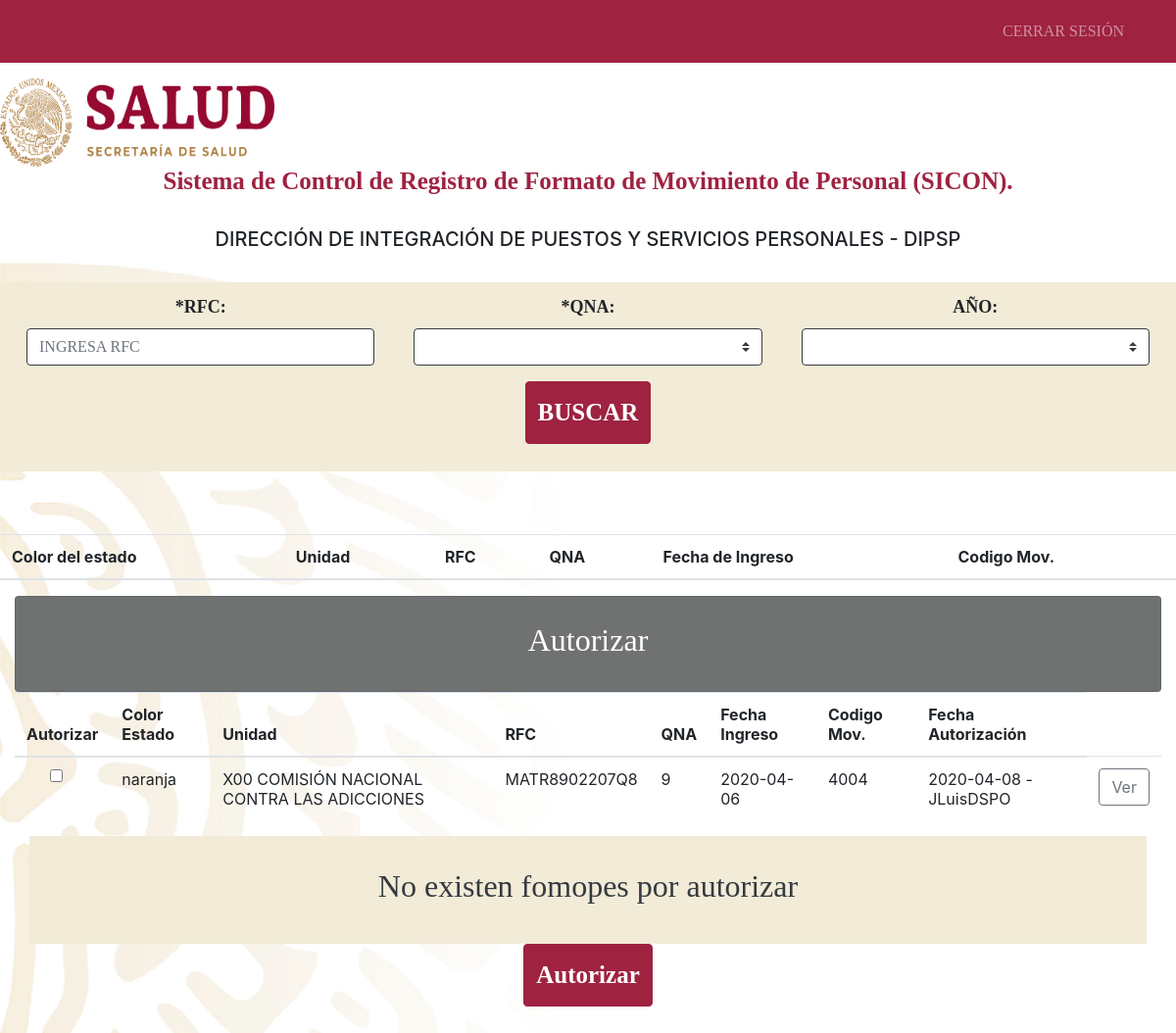
The page /roles/dario.php?usuario_rol=ADarioDGRHO on the database its author committed.
### tables this page shows
CREATE TABLE `fomope` (
  `id_movimiento` int(11) NOT NULL,
  `color_estado` varchar(13) NOT NULL,
  `usuario_name` varchar(20) NOT NULL,
  `unidad` varchar(160) NOT NULL,
  `rfc` varchar(13) NOT NULL,
  `curp` varchar(18) NOT NULL,
  `apellido_1` varchar(30) NOT NULL,
  `apellido_2` varchar(30) NOT NULL,
  `nombre` varchar(40) NOT NULL,
  `fechaIngreso` varchar(11) NOT NULL,
  `oficioEntrega` varchar(15) DEFAULT NULL,
  `tipoEntrega` varchar(12) DEFAULT NULL,
  `tipoDeAccion` varchar(12) NOT NULL,
  `justificacionRechazo` varchar(120) NOT NULL,
  `quincenaAplicada` varchar(2) NOT NULL,
  `anio` varchar(5) NOT NULL,
  `oficioUnidad` varchar(80) NOT NULL,
  `fechaOficio` varchar(11) DEFAULT NULL,
  `fechaRecibido` varchar(11) DEFAULT NULL,
  `codigo` varchar(9) NOT NULL,
  `n_puesto` varchar(5) NOT NULL,
  `clavePresupuestaria` varchar(36) NOT NULL,
  `codigoMovimiento` varchar(5) NOT NULL,
  `descripcionMovimiento` varchar(180) NOT NULL,
  `vigenciaDel` varchar(11) NOT NULL,
  `vigenciaAl` varchar(11) NOT NULL,
  `entidad` varchar(30) NOT NULL,
  `consecutivoMaestroPuestos` varchar(5) NOT NULL,
  `puestos` varchar(100) NOT NULL,
  `observaciones` varchar(150) DEFAULT NULL,
  `fechaEnviadaRubricaDspo` varchar(11) DEFAULT NULL,
  `fechaEnviadaRubricaDipsp` varchar(11) DEFAULT NULL,
  `fechaEnviadaRubricaDgrho` varchar(11) DEFAULT NULL,
  `fechaRecepcionSpc` varchar(11) DEFAULT NULL,
  `fechaEnvioSpc` varchar(11) DEFAULT NULL,
  `fechaReciboDspo` varchar(11) DEFAULT NULL,
  `folioSpc` varchar(5) DEFAULT NULL,
  `fechaCapturaNomina` varchar(11) DEFAULT NULL,
  `fechaEntregaArchivo` varchar(11) DEFAULT NULL,
  `fechaEntregaRLaborales` varchar(11) DEFAULT NULL,
  `OfEntregaRLaborales` varchar(65) DEFAULT NULL,
  `fomopeDigital` varchar(8) DEFAULT NULL,
  `fechaEntregaUnidad` varchar(11) DEFAULT NULL,
  `OfEntregaUnidad` varchar(50) DEFAULT NULL,
  `fechaAutorizacion` varchar(40) DEFAULT NULL,
  `analistaCap` varchar(35) DEFAULT NULL,
  `fechaCaptura` varchar(45) DEFAULT NULL
);

### roles/dario.php (the view, shortened to what this page needs)
<html>
	<head>
		<link rel="stylesheet" type="text/css" href="css/estilo_form.css">
		<link rel="stylesheet" href="https://maxcdn.bootstrapcdn.com/bootstrap/4.3.1/css/bootstrap.min.css">
		<link href='css/jquery-ui.min.css' type='text/css' rel='stylesheet'>
		<link href='css/jquery-ui.css' type='text/css' rel='stylesheet'>
	</head>
	<body>
		<nav class="navbar fixed-top navbar-expand-lg navbar-dark plantilla-input fixed-top">
		    <div class="container">
		      <div class="collapse navbar-collapse" id="navbarResponsive">
		        <ul class="navbar-nav ml-auto">
		          <li class="nav-item">
		            <a class="nav-link" href='../LoginMenu/vista/cerrarsesion.php'>CERRAR SESIÓN</a>
		          </li>
		        </ul>
		      </div>
		    </div>
		  </nav>
		  	<?php
				$usuarioSeguir =  $_GET['usuario_rol'];
			?>
			<br>
		  <a  href= <?php echo ("'./menuPrincipal.php?usuario_rol=$usuarioSeguir'");?>><img class="img-responsive" src="img/ss1.png" height="90" width="280"/></a>
		<center>
			<h3 class="estilo-color plantilla-subtitulospr">Sistema de Control de Registro de Formato de Movimiento de Personal (SICON).</h3>
				<br>
				<h5 class=" plantilla-subtitulop"> DIRECCIÓN DE INTEGRACIÓN DE PUESTOS Y SERVICIOS PERSONALES - DIPSP</h5>
				<br>
			<?php
				include "configuracion.php";
				$usuarioSeguir =  $_GET['usuario_rol'];
			?>
			<form method="post" action="">
				<div class="plantilla-inputv text-center">
					<div class="form-row">
						<div class="col">
							<div class="form-group col-md-12">
								<label class="plantilla-label" for="elRfc">*RFC:</label>
								<input type="text" class="form-control border-dark" id="rfc" name="rfc" placeholder="Ingresa rfc" maxlength="13"  pattern="">
							</div>
						</div>
						<div class="col">
							<div class="form-group col-md-12">
								<label  class="plantilla-label" for="laQna">*QNA: </label>
									<select class="form-control custom-select border-dark" name="qnaOption">
										<?php
										$consulta = "SELECT * FROM ct_quincena";
										$resultado = mysqli_query($conexion , $consulta);
										$contador=0;
										while($misdatos = mysqli_fetch_assoc($resultado)){ $contador++;?>
										<option  data-subtext="<?php echo $misdatos["id_qna"]; ?>"><?php echo $misdatos["qna"]; ?></option>
										<?php }?>
										</select>
							</div>
						</div>
						<div class="col">
							<div class="form-group col-md-12">
								<label  class="plantilla-label" for="elAnio">AÑO: </label>
									<select class="form-control custom-select border-dark" name="anio">
										<option value=""></option>
										<option value="2019">2019</option>
									</select>
							</div>
						</div>
					</div>
				<div class="col-sm-12">
					<div class="form-row">
					<div class="form-group col-md-12">
						<div class="col text-center">
							<input type="submit" name="buscar" onclick="'<?php $_GET['usuario_rol']; ?>'" class="btn btn btn-danger tamanio-button plantilla-input text-white bord" value="Buscar"><br>
						</div>
					</div>
					</div>
				</div>
			</form>
		<br>
		<br>
		<table class="table table-hover table-white">
						<thead>
						    <tr>
						      <th scope="titulo">Color del estado</th>
						      <th scope="titulo">Unidad</th>
						      <th scope="titulo">RFC</th>
						      <th scope="titulo">QNA</th>
						      <th scope="titulo">Fecha de Ingreso</th>
						      <th scope="titulo">Codigo Mov.</th>
						   </tr>
					 	 </thead>
		</table>
			<div class="col-sm-12">
					<div class="card bg-secondary text-white">
						    <div class="card-body plantilla-inputg"><h2>Autorizar</h2></div>
					</div>
			<form name="radioALL" id="radioALL" action="" method="POST">
					<table class="table table-hover table-white">
						<thead>
						    <tr>
						       <th scope="titulo">Autorizar</th>
						      <th scope="titulo">Color Estado</th>
						      <th scope="titulo">Unidad</th>
						      <th scope="titulo">RFC</th>
						      <th scope="titulo">QNA</th>
						      <th scope="titulo">Fecha Ingreso</th>
						      <th scope="titulo">Codigo Mov.</th>
						      <th scope="titulo">Fecha Autorización</th>
						   </tr>
					 	 </thead>
						<?php
							include "configuracion.php";
							$sql="SELECT id_movimiento,color_estado,unidad, rfc,quincenaAplicada,fechaIngreso, codigoMovimiento, fechaAutorizacion from fomope WHERE color_estado = 'azul' OR color_estado = 'naranja'";
							$result=mysqli_query($conexion,$sql);
							while($ver=mysqli_fetch_row($result)){
						 ?>
						<tr>
							<td>
								<div class="custom-control custom-radio">
								  <label><input type="checkbox" value="<?php echo $ver[0] ?>" name="radios"></label>
								</div>
							</td>
							<td><?php echo $ver[1] ?></td>
							<td><?php echo $ver[2] ?></td>
							<td><?php echo $ver[3] ?></td>
							<td><?php echo $ver[4] ?></td>
							<td><?php echo $ver[5] ?></td>
							<td><?php echo $ver[6] ?></td>
							<td><?php echo $ver[7] ?></td>
							<td>
								<?php
									$sqlColor="SELECT colorAsignado FROM usuarios WHERE usuario='$usuarioSeguir'";
									if ($resultColor = mysqli_query($conexion,$sqlColor)) {
										$totalColor = mysqli_num_rows($resultColor);
										if($totalColor != 0){
											if($ver[1] == "naranja"){
													$datosCaptura = $ver[0]."||".$ver[1]."||".$usuarioSeguir."||4";
								?>
												<button type="button" class="btn btn-outline-secondary" onclick="accionesRolD('<?php echo $datosCaptura ?>')" id="ver" >Ver</button>
								<?php
											}else if($ver[1] == "azul"){
													$datosCaptura = $ver[0]."||".$ver[1]."||".$usuarioSeguir."||4";
								?>
												<button type="button" class="btn btn-outline-secondary" onclick="accionesRolD('<?php echo $datosCaptura ?>')" id="ver2" >Ver</button>
								<?php
											}
										}
									}
								?>
							</td>
						</tr>
						<?php
					}
						 ?>
					</table>
				</form>
				<?php
						 		include "configuracion.php";
							$sql="SELECT id_movimiento,color_estado,unidad, rfc,quincenaAplicada,fechaIngreso
									from fomope WHERE color_estado = 'naranja' AND color_estado = 'azul' ";
							$result=mysqli_query($conexion,$sql);
							$totalFilas    =    mysqli_num_rows($result);
							if($totalFilas == 0){
									echo('
										<div class="col-sm-12 ">
										<div class="plantilla-inputv text-dark">
										    <div class="card-body"><h2>No existen fomopes por autorizar</h2></div>
									</div>
									</div>');
							}
						  ?>
				<button type="button" class="btn btn btn-danger tamanio-button plantilla-input text-white bord" data-toggle="modal" data-target="#exampleModal">
											 Autorizar
				</button>
							  			<br>
							  			<br>
							  			<br>
			</div>
	</center>
	</body>
</html>

### roles/css/estilo_form.css (style rules this page uses)
input { text-transform: uppercase; }
body { background-image: url(../img/fondo5.png); background-size: cover; font-family: "Roboto", sans-serif; padding-top: 56px; }

### roles/dario.php (style rules this page uses)
.bord { border-style: solid; border-color: #9f2241; }
input { text-transform: uppercase; }
.estilo-color { font-family: Monserrat, Medium; font-size: 25px; color: #9f2241 ; font-weight: bold; }
.plantilla-subtitulospr { font-family: Monserrat, Medium; font-size: 25px; font-weight: bold; }
.plantilla-input { background-color: #9f2241; font-family: Monserrat, Medium; padding: 12px; }
.plantilla-inputg { background-color: #6f7271; font-family: Monserrat, Medium; padding: 25px; }
.plantilla-inputv { background-color: #f2ebd7; font-family: Monserrat, Medium; padding: 12px; }
.plantilla-label { font-weight: bold; border-color: hsl(0, 100%, 50%); font-family: Monserrat, Medium; font-size: 18px; }
.tamanio-button { font-weight: bold; font-size: 25px; }

### rows shown on the page
fomope: color_estado "naranja", unidad "X00 COMISIÓN NACIONAL CONTRA LAS ADICCIONES", rfc "MATR8902207Q8", quincenaAplicada "9", fechaIngreso "2020-04-06", codigoMovimiento "4004", fechaAutorizacion "2020-04-08 - JLuisDSPO"
